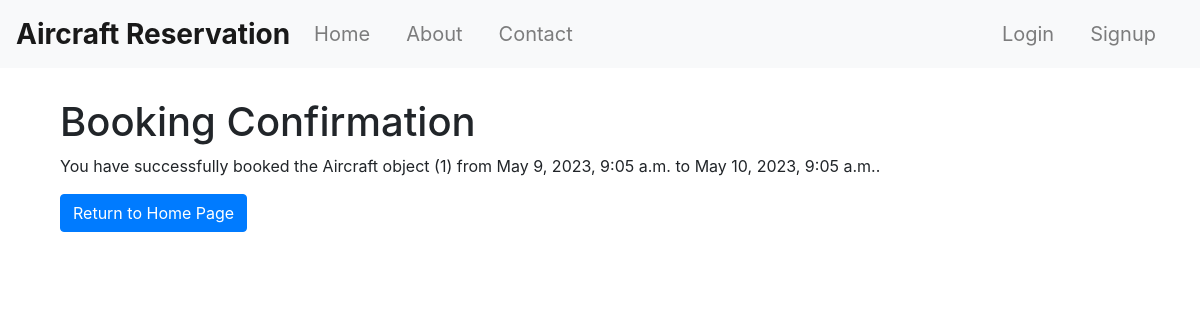
Page /booking_confirmation/1/ on the committed database.
### reservation/models.py (models this page shows)
class Booking(models.Model):
    STATUS_CHOICES = [
        ('Pending', 'Pending'),
        ('Confirmed', 'Confirmed'),
        ('Cancelled', 'Cancelled'),
    ]
    aircraft = models.ForeignKey(Aircraft, on_delete=models.CASCADE)
    user = models.ForeignKey(User, on_delete=models.CASCADE)
    start_time = models.DateTimeField()
    end_time = models.DateTimeField()
    status = models.CharField(max_length=10, choices=STATUS_CHOICES, default='Pending')

class Aircraft(models.Model):
    id = models.BigAutoField(primary_key=True)
    currentSpeed = models.IntegerField()
    model = models.CharField(max_length = 50)
    fuelCapacity = models.IntegerField()
    timeForInspection = models.DateField()
    description = models.CharField(max_length=500, blank=True)
    image = models.ImageField(upload_to='static/Aircrafts_img/', blank=True, null=True)
    availability = models.BooleanField()
    country = models.CharField(max_length=100,default='Unknown')

### reservation/views.py (the view)
# urls.py: path('booking_confirmation/<int:booking_id>/', views.booking_confirmation, name='booking_confirmation'),
def booking_confirmation(request, booking_id):
    try:
        booking = Booking.objects.get(id=booking_id)
    except Booking.DoesNotExist:
        return render(request, 'book_aircraft.html', {'error': 'Booking not found'})
    return render(request, 'booking_confirmation.html', {'booking': booking})

### templates/booking_confirmation.html (shortened to what this page needs)
{% extends 'base.html' %}
{% block content %}
  <div class="container">
    {% if booking %}
      <h1>Booking Confirmation</h1>
      <p>You have successfully booked the {{ booking.aircraft }} from {{ booking.start_time }} to {{ booking.end_time }}.</p>
    {% endif %}
    <a href="/" class="btn btn-primary">Return to Home Page</a>
  </div>
{% endblock %}

### rows in the picture
Booking: aircraft "Aircraft object (1)", start_time "May 9, 2023, 9:05 a.m.", end_time "May 10, 2023, 9:05 a.m."
